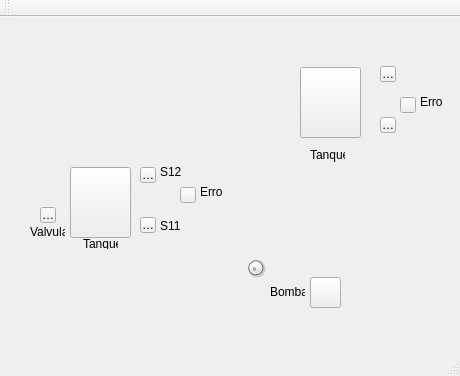
<?xml version="1.0" encoding="UTF-8"?>
<ui version="4.0">
 <class>MainWindow</class>
 <widget class="QMainWindow" name="MainWindow">
  <property name="geometry">
   <rect>
    <x>0</x>
    <y>0</y>
    <width>460</width>
    <height>376</height>
   </rect>
  </property>
  <property name="windowTitle">
   <string>MainWindow</string>
  </property>
  <widget class="QWidget" name="centralWidget">
   <widget class="Led" name="led_v1">
    <property name="geometry">
     <rect>
      <x>40</x>
      <y>190</y>
      <width>16</width>
      <height>16</height>
     </rect>
    </property>
    <property name="text">
     <string>V1</string>
    </property>
   </widget>
   <widget class="QLabel" name="label">
    <property name="geometry">
     <rect>
      <x>30</x>
      <y>210</y>
      <width>35</width>
      <height>10</height>
     </rect>
    </property>
    <property name="text">
     <string>Valvula 1</string>
    </property>
   </widget>
   <widget class="cedaTank" name="tank_1">
    <property name="geometry">
     <rect>
      <x>70</x>
      <y>150</y>
      <width>61</width>
      <height>71</height>
     </rect>
    </property>
    <property name="text">
     <string/>
    </property>
   </widget>
   <widget class="QLabel" name="label_2">
    <property name="geometry">
     <rect>
      <x>83</x>
      <y>222</y>
      <width>35</width>
      <height>10</height>
     </rect>
    </property>
    <property name="text">
     <string>Tanque 1</string>
    </property>
   </widget>
   <widget class="Led" name="led_s12">
    <property name="geometry">
     <rect>
      <x>140</x>
      <y>150</y>
      <width>16</width>
      <height>16</height>
     </rect>
    </property>
    <property name="text">
     <string>S12</string>
    </property>
   </widget>
   <widget class="Led" name="led_s11">
    <property name="geometry">
     <rect>
      <x>140</x>
      <y>200</y>
      <width>16</width>
      <height>16</height>
     </rect>
    </property>
    <property name="text">
     <string>S11</string>
    </property>
   </widget>
   <widget class="QLabel" name="label_3">
    <property name="geometry">
     <rect>
      <x>160</x>
      <y>204</y>
      <width>35</width>
      <height>10</height>
     </rect>
    </property>
    <property name="text">
     <string>S11</string>
    </property>
   </widget>
   <widget class="QLabel" name="label_4">
    <property name="geometry">
     <rect>
      <x>160</x>
      <y>150</y>
      <width>35</width>
      <height>10</height>
     </rect>
    </property>
    <property name="text">
     <string>S12</string>
    </property>
   </widget>
   <widget class="cedaTank" name="tank_2">
    <property name="geometry">
     <rect>
      <x>300</x>
      <y>50</y>
      <width>61</width>
      <height>71</height>
     </rect>
    </property>
    <property name="text">
     <string/>
    </property>
   </widget>
   <widget class="Led" name="led_s22">
    <property name="geometry">
     <rect>
      <x>380</x>
      <y>49</y>
      <width>16</width>
      <height>16</height>
     </rect>
    </property>
    <property name="text">
     <string>S22</string>
    </property>
   </widget>
   <widget class="Led" name="led_s21">
    <property name="geometry">
     <rect>
      <x>380</x>
      <y>100</y>
      <width>16</width>
      <height>16</height>
     </rect>
    </property>
    <property name="text">
     <string>S21</string>
    </property>
   </widget>
   <widget class="QDial" name="bomba_principal">
    <property name="enabled">
     <bool>true</bool>
    </property>
    <property name="geometry">
     <rect>
      <x>240</x>
      <y>240</y>
      <width>31</width>
      <height>21</height>
     </rect>
    </property>
   </widget>
   <widget class="QLabel" name="label_5">
    <property name="geometry">
     <rect>
      <x>310</x>
      <y>130</y>
      <width>35</width>
      <height>16</height>
     </rect>
    </property>
    <property name="text">
     <string>Tanque 2</string>
    </property>
   </widget>
   <widget class="Led" name="led_s1_e">
    <property name="geometry">
     <rect>
      <x>180</x>
      <y>170</y>
      <width>16</width>
      <height>16</height>
     </rect>
    </property>
    <property name="text">
     <string/>
    </property>
   </widget>
   <widget class="QLabel" name="label_8">
    <property name="geometry">
     <rect>
      <x>200</x>
      <y>170</y>
      <width>35</width>
      <height>10</height>
     </rect>
    </property>
    <property name="text">
     <string>Erro</string>
    </property>
   </widget>
   <widget class="Led" name="led_s2_e">
    <property name="geometry">
     <rect>
      <x>400</x>
      <y>80</y>
      <width>16</width>
      <height>16</height>
     </rect>
    </property>
    <property name="text">
     <string/>
    </property>
   </widget>
   <widget class="QLabel" name="label_10">
    <property name="geometry">
     <rect>
      <x>420</x>
      <y>80</y>
      <width>35</width>
      <height>10</height>
     </rect>
    </property>
    <property name="text">
     <string>Erro</string>
    </property>
   </widget>
   <widget class="QLabel" name="label_7">
    <property name="geometry">
     <rect>
      <x>270</x>
      <y>270</y>
      <width>35</width>
      <height>10</height>
     </rect>
    </property>
    <property name="text">
     <string>Bomba</string>
    </property>
   </widget>
   <widget class="Led" name="led_bomba">
    <property name="geometry">
     <rect>
      <x>310</x>
      <y>260</y>
      <width>31</width>
      <height>31</height>
     </rect>
    </property>
    <property name="text">
     <string/>
    </property>
   </widget>
  </widget>
  <widget class="QMenuBar" name="menuBar">
   <property name="geometry">
    <rect>
     <x>0</x>
     <y>0</y>
     <width>460</width>
     <height>21</height>
    </rect>
   </property>
  </widget>
  <widget class="QToolBar" name="mainToolBar">
   <attribute name="toolBarArea">
    <enum>TopToolBarArea</enum>
   </attribute>
   <attribute name="toolBarBreak">
    <bool>false</bool>
   </attribute>
  </widget>
  <widget class="QStatusBar" name="statusBar"/>
 </widget>
 <layoutdefault spacing="6" margin="11"/>
 <customwidgets>
  <customwidget>
   <class>Led</class>
   <extends>QToolButton</extends>
   <header>led.h</header>
  </customwidget>
  <customwidget>
   <class>cedaTank</class>
   <extends>QToolButton</extends>
   <header>cedatank.h</header>
  </customwidget>
 </customwidgets>
 <resources/>
 <connections/>
</ui>
